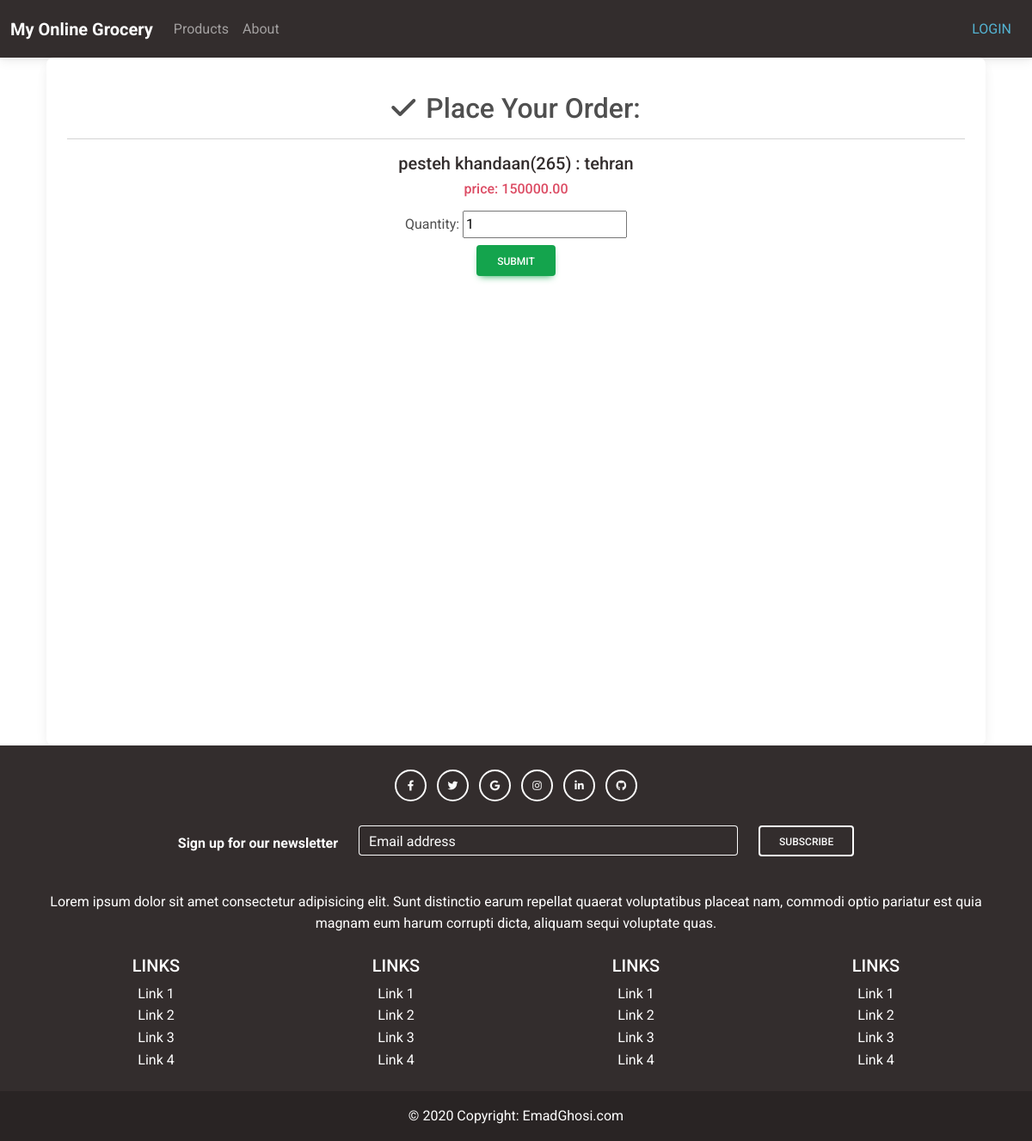
The app's page /ordersubmit/9, older data.
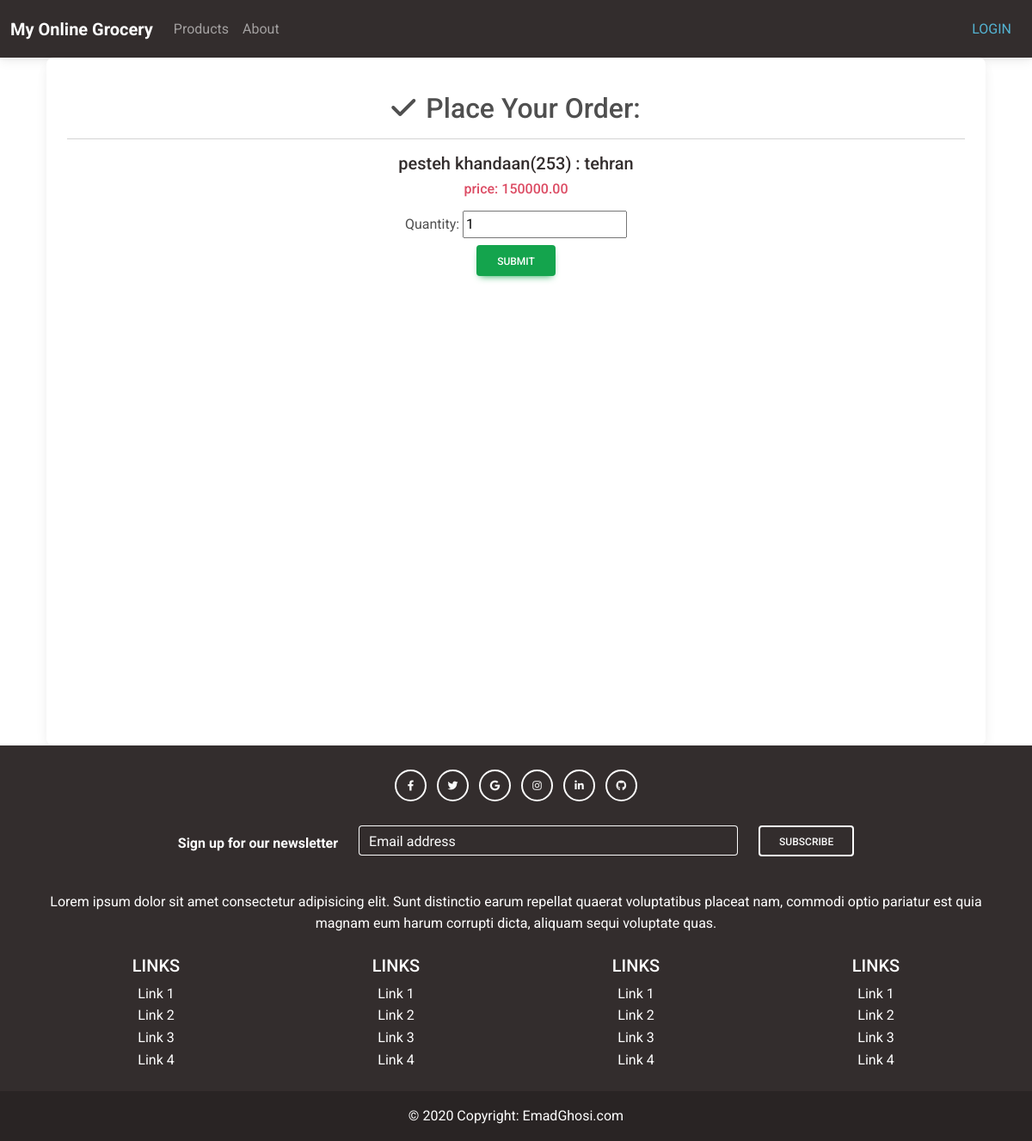
The same page, newer data.
### inventory/models.py (models this page shows, shortened)
class Stock(models.Model):
    product = models.ForeignKey(Product,
            related_name='stock_product',
            on_delete=models.CASCADE,)
    inventory = models.ForeignKey(Inventory,
            related_name='stock_inventory',
            on_delete=models.CASCADE,)
    quantity = models.PositiveIntegerField(default=0)
    def __str__(self):
        return str(self.product.name + '(' + str(self.quantity) + ')' + ' : ' + self.inventory.__str__())

class Product(models.Model):
    name = models.CharField(max_length=100)
    price = models.DecimalField(max_digits=10, decimal_places=2, default=0)
    type = models.ForeignKey(ProductType,
            related_name='product_type',
            on_delete=models.CASCADE,)
    unit = models.ForeignKey(Unit,
            related_name='product_unit',
            on_delete=models.CASCADE,)

class Inventory(models.Model):
    city = models.ForeignKey(City,
            related_name='inventory_city',
            on_delete=models.CASCADE,)
    def __str__(self):
        return self.city.name

class City(models.Model):
    name = models.CharField(max_length=100)

### shop/views.py (the view)
# urls.py: path('ordersubmit/<int:pk>', views.OrderSubmitView, name='ordersubmit'),
def OrderSubmitView(request, pk):
    stock = Stock.objects.get(id=pk)
    if request.method == 'POST':
        qty = request.POST.get('quantity')
        if stock.quantity >= int(qty):
            order = Order.objects.create(user=request.user, product=stock, quantity=qty)
            order.save()
            stock.quantity -= int(qty)
            stock.save()
            return render(request, 'ordersuccess.html')
        else:
            return render(request, 'orderfailure.html')
    else:
        context = {
                'Stock': stock,
            }
        return render(request, 'ordersubmit.html', context)

### templates/ordersubmit.html (shortened to what this page needs)
{% extends 'base.html' %}
{% load crispy_forms_tags %}
{% load static %}
{% block content %}
<head>
  <link
          href="https://cdnjs.cloudflare.com/ajax/libs/font-awesome/6.0.0/css/all.min.css"
          rel="stylesheet"
        />
        <link
          href="https://cdnjs.cloudflare.com/ajax/libs/mdb-ui-kit/6.4.0/mdb.min.css"
          rel="stylesheet"
        />
</head>
<body>
    <div>
        <div class="container-fluid">
          <div class="card text-center h-100">
            <div class="card-body" >
              <div class="mt-3">
                <i class="fas fa-check fa-2x"></i>
                <span class="h2 m-2">Place Your Order:<span>
                  <hr>
                </div>
              <h5 class="text-dark">{{ Stock }}</h5>
              <h6 class="text-danger">price: {{ Stock.product.price }}</h6>
              <form action="" method="post">
                    <label class="label">Quantity:</label>
                    <input id="qty" name="quantity" type="number" value="1" class="input w-10 mt-2" />
                    <br>
                    <input type="submit" href="{% url 'ordersubmit' pk=Stock.pk %}" class="btn  btn-success mt-2 " value="SUBMIT">
              </form>
          </div>
          </div>
        </div>
    </div>
</body>
{% endblock content %}

Row changes from the older to the newer data that the page shows:
changed Stock "SUBMIT": product+quantity+inventory "pesteh khandaan(265) : tehran" → "pesteh khandaan(253) : tehran"
